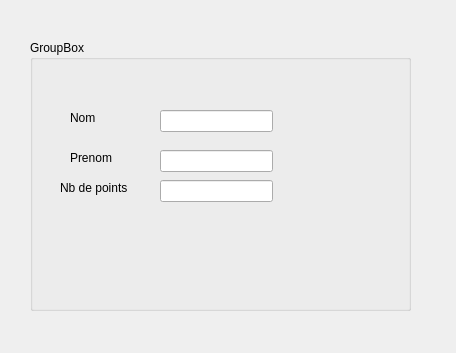
<?xml version="1.0" encoding="UTF-8"?>
<ui version="4.0">
 <class>Form2</class>
 <widget class="QWidget" name="Form2">
  <property name="geometry">
   <rect>
    <x>0</x>
    <y>0</y>
    <width>456</width>
    <height>353</height>
   </rect>
  </property>
  <property name="windowTitle">
   <string>Form</string>
  </property>
  <widget class="QGroupBox" name="groupBox">
   <property name="geometry">
    <rect>
     <x>30</x>
     <y>40</y>
     <width>381</width>
     <height>271</height>
    </rect>
   </property>
   <property name="title">
    <string>GroupBox</string>
   </property>
   <widget class="QLineEdit" name="nom">
    <property name="geometry">
     <rect>
      <x>130</x>
      <y>70</y>
      <width>113</width>
      <height>22</height>
     </rect>
    </property>
   </widget>
   <widget class="QLabel" name="label">
    <property name="geometry">
     <rect>
      <x>40</x>
      <y>70</y>
      <width>56</width>
      <height>16</height>
     </rect>
    </property>
    <property name="text">
     <string>Nom</string>
    </property>
   </widget>
   <widget class="QLabel" name="label_2">
    <property name="geometry">
     <rect>
      <x>40</x>
      <y>110</y>
      <width>56</width>
      <height>16</height>
     </rect>
    </property>
    <property name="text">
     <string>Prenom</string>
    </property>
   </widget>
   <widget class="QLabel" name="label_3">
    <property name="geometry">
     <rect>
      <x>30</x>
      <y>140</y>
      <width>81</width>
      <height>16</height>
     </rect>
    </property>
    <property name="text">
     <string>Nb de points</string>
    </property>
   </widget>
   <widget class="QLineEdit" name="prenom">
    <property name="geometry">
     <rect>
      <x>130</x>
      <y>110</y>
      <width>113</width>
      <height>22</height>
     </rect>
    </property>
   </widget>
   <widget class="QLineEdit" name="nb">
    <property name="geometry">
     <rect>
      <x>130</x>
      <y>140</y>
      <width>113</width>
      <height>22</height>
     </rect>
    </property>
   </widget>
  </widget>
 </widget>
 <resources/>
 <connections/>
</ui>
